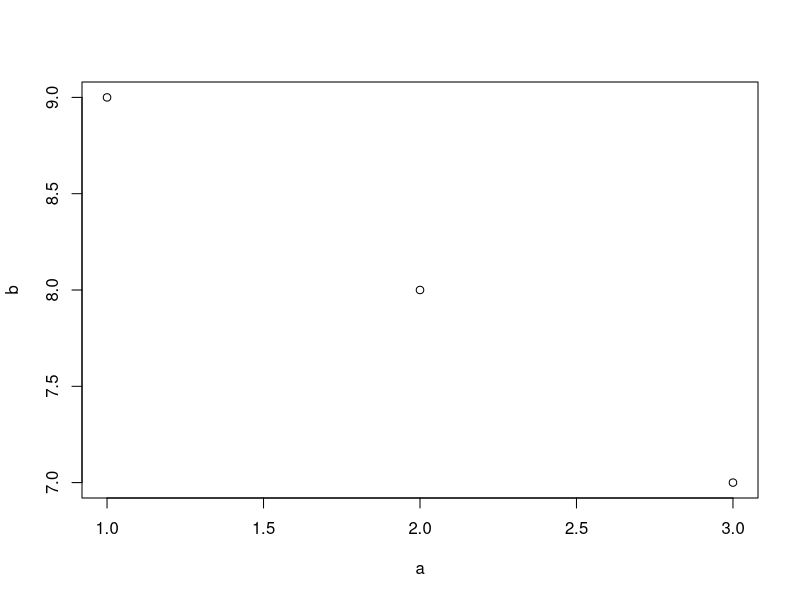
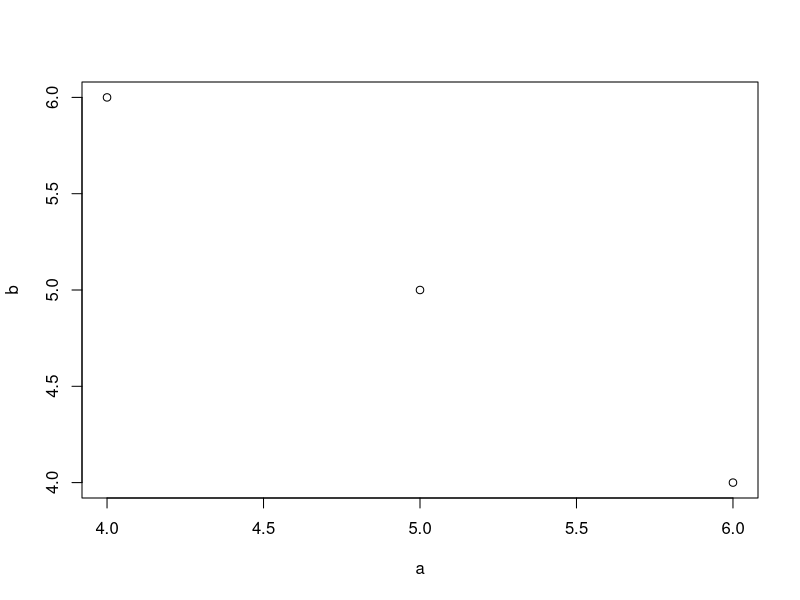
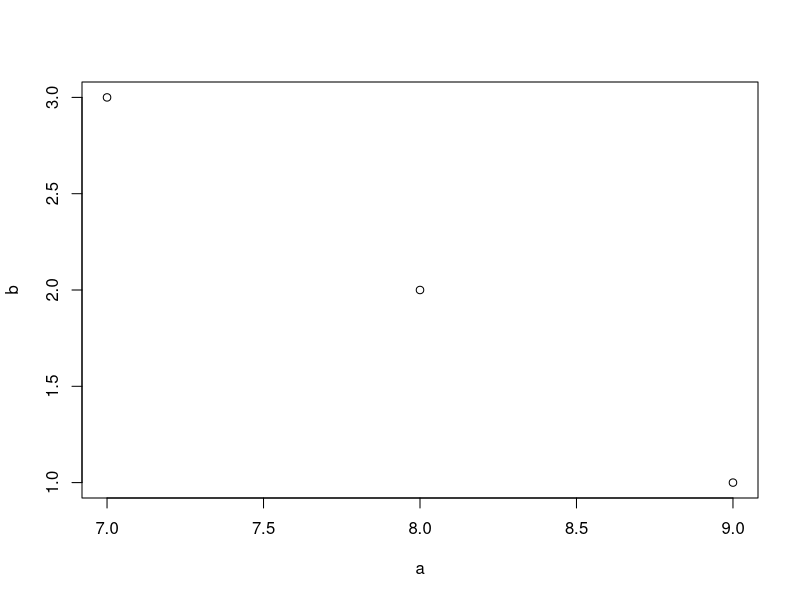

Here is the R script that generated these plots, in order:
library(data.table)
DF = data.frame(x=rep(c("b","a","c"),each=3), y=c(1,3,6), v=1:9)
DT = data.table(x=rep(c("b","a","c"),each=3), y=c(1,3,6), v=1:9)
DF
DT
identical(dim(DT), dim(DF))    # TRUE
identical(DF$a, DT$a)          # TRUE
is.list(DF)                    # TRUE
is.list(DT)                    # TRUE

is.data.frame(DT)              # TRUE

tables()

# basic row subset operations
DT[2]                          # 2nd row
DT[3:2]                        # 3rd and 2nd row
DT[order(x)]                   # no need for order(DT$x)
DT[order(x), ]                 # same as above. The ',' is optional
DT[y>2]                        # all rows where DT$y > 2
DT[y>2 & v>5]                  # compound logical expressions
DT[!2:4]                       # all rows other than 2:4
DT[-(2:4)]                     # same

# select|compute columns data.table way
DT[, v]                        # v column (as vector)
DT[, list(v)]                  # v column (as data.table)
DT[, .(v)]                     # same as above, .() is a shorthand alias to list()
DT[, sum(v)]                   # sum of column v, returned as vector
DT[, .(sum(v))]                # same, but return data.table (column autonamed V1)
DT[, .(sv=sum(v))]             # same, but column named "sv"
DT[, .(v, v*2)]                # return two column data.table, v and v*2

# subset rows and select|compute data.table way
DT[2:3, sum(v)]                # sum(v) over rows 2 and 3, return vector
DT[2:3, .(sum(v))]             # same, but return data.table with column V1
DT[2:3, .(sv=sum(v))]          # same, but return data.table with column sv
DT[2:5, cat(v, "\n")]          # just for j's side effect

# select columns the data.frame way
DT[, 2]                        # 2nd column, returns a data.table always
colNum = 2                     # to refer vars in `j` from the outside of data use `..` prefix
DT[, ..colNum]                 # same, equivalent to DT[, .SD, .SDcols=colNum]
DT[["v"]]                      # same as DT[, v] but much faster

# grouping operations - j and by
DT[, sum(v), by=x]             # ad hoc by, order of groups preserved in result
DT[, sum(v), keyby=x]          # same, but order the result on by cols
DT[, sum(v), by=x][order(x)]   # same but by chaining expressions together
DT[, sum(v), by=x][2]          # get row 2

# fast ad hoc row subsets (subsets as joins)
DT["a", on="x"]                # same as x == "a" but uses binary search (fast)
DT["a", on=.(x)]               # same, for convenience, no need to quote every column
DT[.("a"), on="x"]             # same
DT[x=="a"]                     # same, single "==" internally optimised to use binary search (fast)
DT[x!="b" | y!=3]              # not yet optimized, currently vector scan subset
DT[.("b", 3), on=c("x", "y")]  # join on columns x,y of DT; uses binary search (fast)
DT[.("b", 3), on=.(x, y)]      # same, but using on=.()
DT[.("b", 1:2), on=c("x", "y")]             # no match returns NA
DT[.("b", 1:2), on=.(x, y), nomatch=NULL]   # no match row is not returned
DT[.("b", 1:2), on=c("x", "y"), roll=Inf]   # locf, nomatch row gets rolled by previous row
DT[.("b", 1:2), on=.(x, y), roll=-Inf]      # nocb, nomatch row gets rolled by next row
DT["b", sum(v*y), on="x"]                   # on rows where DT$x=="b", calculate sum(v*y)

# all together now
DT[x!="a", sum(v), by=x]                    # get sum(v) by "x" for each i != "a"
DT[!"a", sum(v), by=.EACHI, on="x"]         # same, but using subsets-as-joins
DT[c("b","c"), sum(v), by=.EACHI, on="x"]   # same
DT[c("b","c"), sum(v), by=.EACHI, on=.(x)]  # same, using on=.()

# joins as subsets
X = data.table(x=c("c","b"), v=8:7, foo=c(4,2))
X

# compare with dplyr
library(dplyr)

DT[X, on="x"]                         # right join
DT %>% right_join(X, by = "x")

X[DT, on="x"]                         # left join
DT %>% left_join(X, by = "x")

DT[X, on="x", nomatch=NULL]           # inner join
DT %>% inner_join(X, by = "x")

X[DT, on="x", nomatch=NULL]           # inner join
X %>% inner_join(DT, by = "x")

DT[!X, on="x"]                        # not join
DT %>% anti_join(X, by = "x")

DT[X, on=c(y="v")]                    # join using column "y" of DT with column "v" of X
DT %>% right_join(X, by = c("y" = "v"))

DT[X, on="y==v"]                      # same as above (v1.9.8+)

DT[X, on=.(y<=foo)]                   # NEW non-equi join (v1.9.8+)
DT[X, on="y<=foo"]                    # same as above
DT[X, on=c("y<=foo")]                 # same as above
DT[X, on=.(y>=foo)]                   # NEW non-equi join (v1.9.8+)
DT[X, on=.(x, y<=foo)]                # NEW non-equi join (v1.9.8+)
DT[X, .(x,y,x.y,v), on=.(x, y>=foo)]  # Select x's join columns as well

DT[X, on="x", mult="first"]           # first row of each group
DT[X, on="x", mult="last"]            # last row of each group

DT[X, sum(v), by=.EACHI, on="x"]      # join and eval j for each row in i
DT[X, sum(v)*foo, by=.EACHI, on="x"]  # join inherited scope
DT[X, sum(v)*i.v, by=.EACHI, on="x"]  # 'i,v' refers to X's v column
DT[X, on=.(x, v>=v), sum(y)*foo, by=.EACHI] # NEW non-equi join with by=.EACHI (v1.9.8+)

# setting keys
kDT = copy(DT)                        # (deep) copy DT to kDT to work with it.
setkey(kDT,x)                         # set a 1-column key. No quotes, for convenience.
setkeyv(kDT,"x")                      # same (v in setkeyv stands for vector)
v="x"
setkeyv(kDT,v)                        # same
# key(kDT)<-"x"                       # copies whole table, please use set* functions instead
haskey(kDT)                           # TRUE
key(kDT)                              # "x"

# fast *keyed* subsets
kDT["a"]                              # subset-as-join on *key* column 'x'
kDT["a", on="x"]                      # same, being explicit using 'on=' (preferred)

# all together
kDT[!"a", sum(v), by=.EACHI]          # get sum(v) for each i != "a"

# multi-column key
setkey(kDT,x,y)                       # 2-column key
setkeyv(kDT,c("x","y"))               # same

# fast *keyed* subsets on multi-column key
kDT["a"]                              # join to 1st column of key
kDT["a", on="x"]                      # on= is optional, but is preferred
kDT[.("a")]                           # same, .() is an alias for list()
kDT[list("a")]                        # same
kDT[.("a", 3)]                        # join to 2 columns
kDT[.("a", 3:6)]                      # join 4 rows (2 missing)
kDT[.("a", 3:6), nomatch=NULL]        # remove missing
kDT[.("a", 3:6), roll=TRUE]           # locf rolling join
kDT[.("a", 3:6), roll=Inf]            # same as above
kDT[.("a", 3:6), roll=-Inf]           # nocb rolling join
kDT[!.("a")]                          # not join
kDT[!"a"]                             # same

# more on special symbols, see also ?"special-symbols"
DT[.N]                                  # last row
DT[, .N]                                # total number of rows in DT
DT[, .N, by=x]                          # number of rows in each group
DT[, .SD, .SDcols=x:y]                  # select columns 'x' through 'y'
DT[ , .SD, .SDcols = !x:y]              # drop columns 'x' through 'y'
DT[ , .SD, .SDcols = patterns('^[xv]')] # select columns matching '^x' or '^v'
DT[, .SD[1]]                            # first row of all columns
DT[, .SD[1], by=x]                      # first row of 'y' and 'v' for each group in 'x'
DT[, c(.N, lapply(.SD, sum)), by=x]     # get rows *and* sum columns 'v' and 'y' by group
DT[, .I[1], by=x]                       # row number in DT corresponding to each group
DT[, grp := .GRP, by=x]                 # add a group counter column
DT[ , dput(.BY), by=.(x,y)]             # .BY is a list of singletons for each group
X[, DT[.BY, y, on="x"], by=x]           # join within each group
DT[, {
  # write each group to a different file
  fwrite(.SD, file.path(tempdir(), paste0('x=', .BY$x, '.csv')))
}, by=x]
dir(tempdir())

# add/update/delete by reference (see ?assign)
print(DT[, z:=42L])                   # add new column by reference
print(DT[, z:=NULL])                  # remove column by reference
print(DT["a", v:=42L, on="x"])        # subassign to existing v column by reference
print(DT["b", v2:=84L, on="x"])       # subassign to new column by reference (NA padded)

DT[, m:=mean(v), by=x][]              # add new column by reference by group
# NB: postfix [] is shortcut to print()
# advanced usage
DT = data.table(x=rep(c("b","a","c"),each=3), v=c(1,1,1,2,2,1,1,2,2), y=c(1,3,6), a=1:9, b=9:1)

DT[, sum(v), by=.(y%%2)]              # expressions in by
DT[, sum(v), by=.(bool = y%%2)]       # same, using a named list to change by column name
DT[, .SD[2], by=x]                    # get 2nd row of each group
DT[, tail(.SD,2), by=x]               # last 2 rows of each group
DT[, lapply(.SD, sum), by=x]          # sum of all (other) columns for each group
DT[, .SD[which.min(v)], by=x]         # nested query by group

DT[, list(MySum=sum(v),
          MyMin=min(v),
          MyMax=max(v)),
   by=.(x, y%%2)]                    # by 2 expressions

DT[, .(a = .(a), b = .(b)), by=x]     # list columns
DT[, .(seq = min(a):max(b)), by=x]    # j is not limited to just aggregations
DT[, sum(v), by=x][V1<20]             # compound query
DT[, sum(v), by=x][order(-V1)]        # ordering results
DT[, c(.N, lapply(.SD,sum)), by=x]    # get number of observations and sum per group
DT[, {tmp <- mean(y);
.(a = a-tmp, b = b-tmp)
}, by=x]                        # anonymous lambda in 'j', j accepts any valid
# expression. TO REMEMBER: every element of
# the list becomes a column in result.
pdf("new.pdf")
DT[, plot(a,b), by=x]                 # can also plot in 'j'
dev.off()


# using rleid, get max(y) and min of all cols in .SDcols for each consecutive run of 'v'
DT[, c(.(y=max(y)), lapply(.SD, min)), by=rleid(v), .SDcols=v:b]
